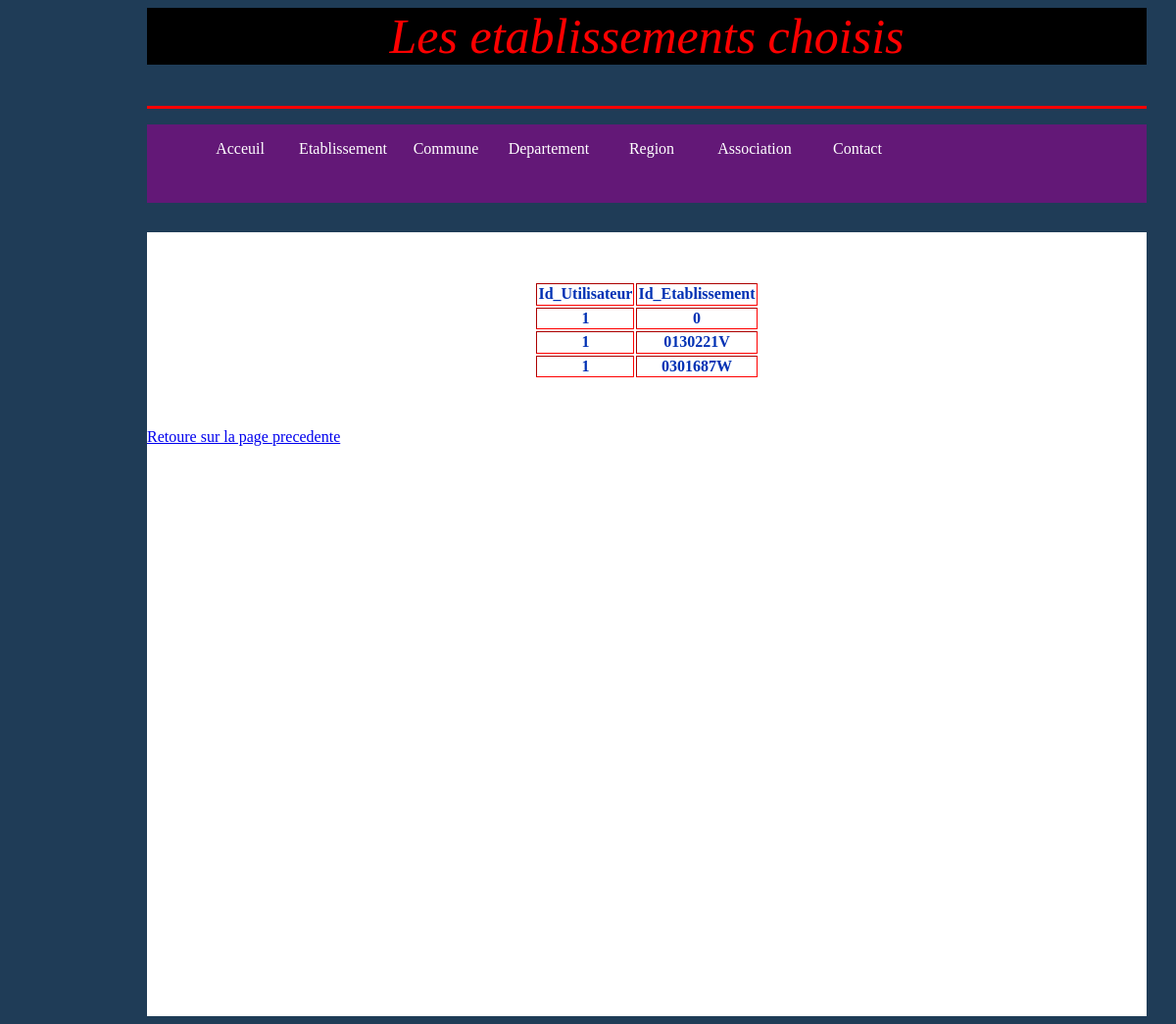
Page /liste_choi.php on the committed database.
### tables this page shows
CREATE TABLE IF NOT EXISTS `choisi` (
  `id_utilisateur` int(11) NOT NULL,
  `id_etab` varchar(25) NOT NULL,
  PRIMARY KEY (`id_utilisateur`,`id_etab`),
  KEY `FK_choisi_id_etab` (`id_etab`)
);

### liste_choi.php (the view, shortened to what this page needs)
<HTML>
<HEAD>
<link rel="stylesheet"    href="mon.css"    type="text/css"    media="screen"    />
</HEAD>
<body>
<div id="entete"><p class="titre" >Les etablissements choisis </p></div>
<div class="menu">
<ul>
		<li><a href="index.php">Acceuil</a></li>
		<li><a href="liste_etab.php">Etablissement</a></li>
		<li><a href="liste_commune.php">Commune</a></li>
		<li><a href="liste_dep.php">Departement</a></li>
		<li><a href="liste_region.php">Region</a></li>
		<li><a href="liste_assoc.php">Association</a></li>
		<li><a href="contact.php">Contact</a></li>
</ul>
</div>
<div id="bandeau">
<?php
$bdd= new PDO('mysql:host=localhost;dbname=gestionetab;charset=utf8', 'root', '');
$rep = $bdd->query('select id_utilisateur, id_etab from choisi');
echo "<table border='2' class='table1' >";
echo "<tr>";
echo "<th> Id_Utilisateur</th>";
echo "<th>Id_Etablissement</th>";
echo "</tr>";
while ($line = $rep ->fetch()) {
echo "<tr>";
echo "<th>".$line['id_utilisateur']."</th>";
echo "<th>".$line['id_etab']."</a></th>";
echo "</tr>";
}
echo "</table>";
?>
<a href="index.php">Retoure sur la page precedente</a>
</div>
</body>
</html>

### mon.css (style rules this page uses)
html { background-color:#1F3C57; }
body { width:1020px; margin-left:150px; margin-right:150px; }
#entete { width:1020px; height:100px; border-bottom-color:#FF0000; border-bottom-style:solid; border-style:solid 3px red; }
#bandeau { width:1020px; margin-top:30px; height:800px; background-color:white; border-style:solid 3px red; overflow:auto; }
.menu { width:1020px; height:80px; margin-top:10px; background-color:#631877; }
ul li { position:relative; list-style-type: none; float:left; margin-left: 5px; text-align:center; }
ul li a { text-decoration:none; font-family:cursive; display: block; line-height:50px; color: white; width:100px; }
.titre { text-align:center; color:red; font-size:50px; font-family:Times New Roman; font-style:italic; background-color:black; }
.table1 { border:2px; height:100px; border-color:red; color:#0131B4; margin-left:auto; margin-right:auto; margin-bottom:50px; margin-top:50px; }
p { color:blue; font-family:Times New Roman; font-size:17px; }

### rows in the picture
choisi: id_utilisateur "1", id_etab "0"
choisi: id_utilisateur "1", id_etab "0130221V"
choisi: id_utilisateur "1", id_etab "0301687W"
